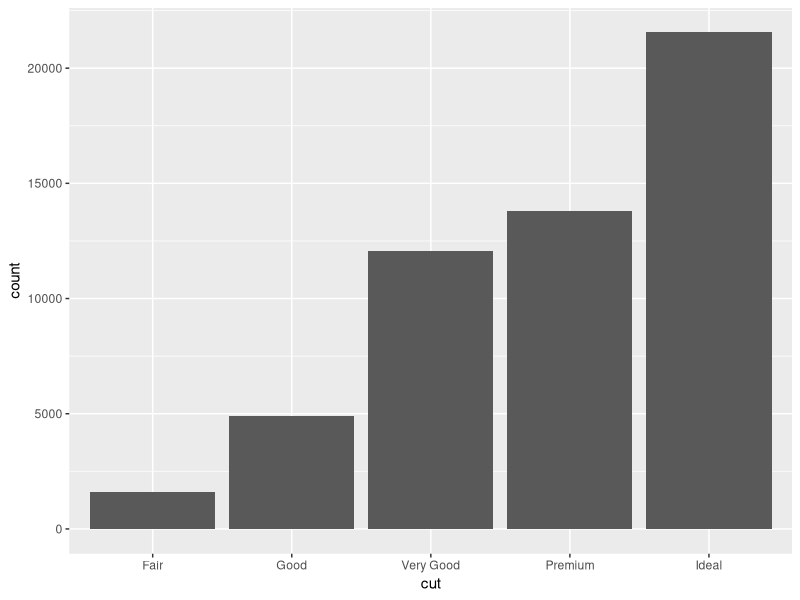
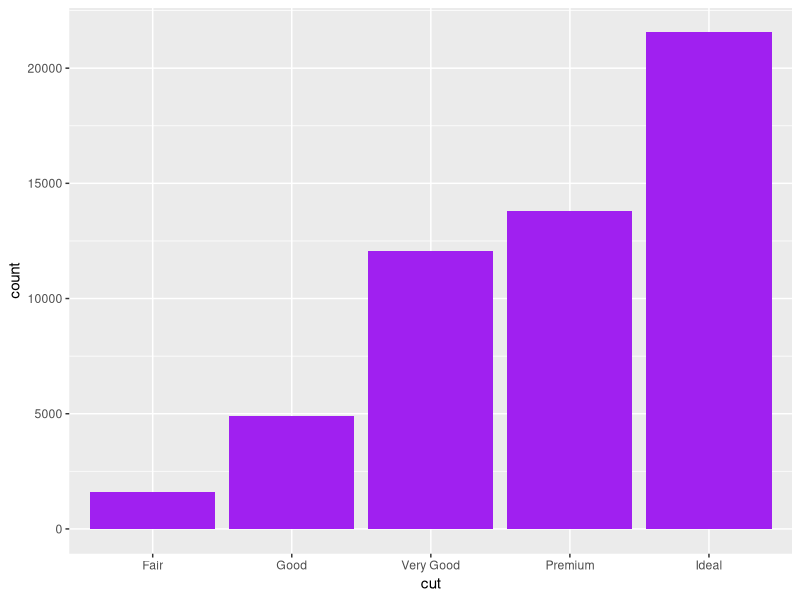
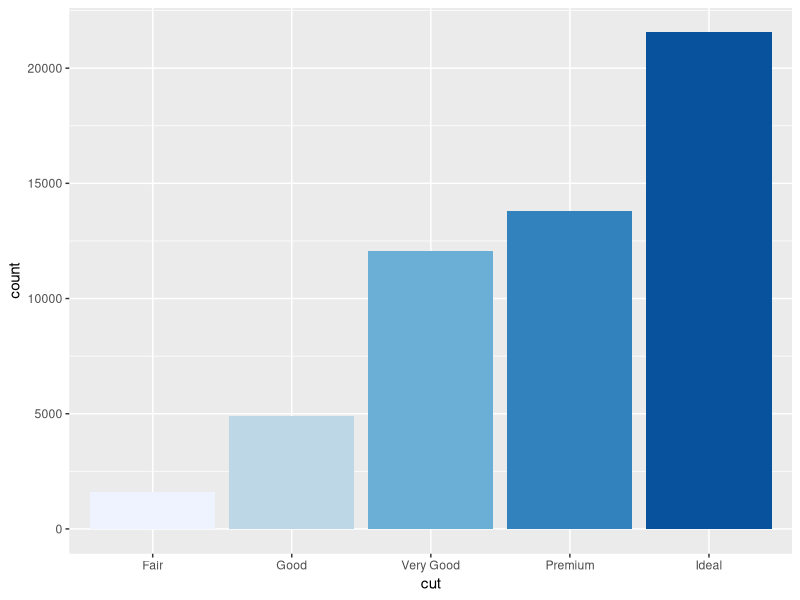
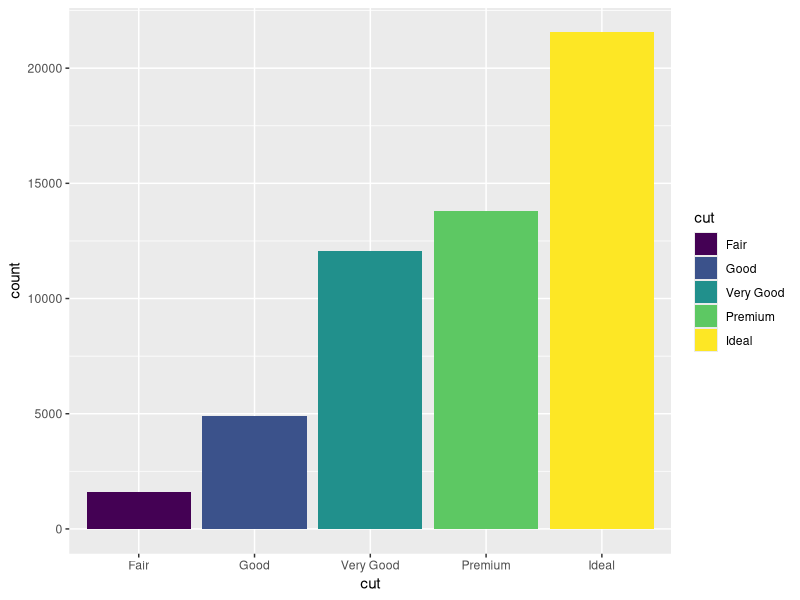
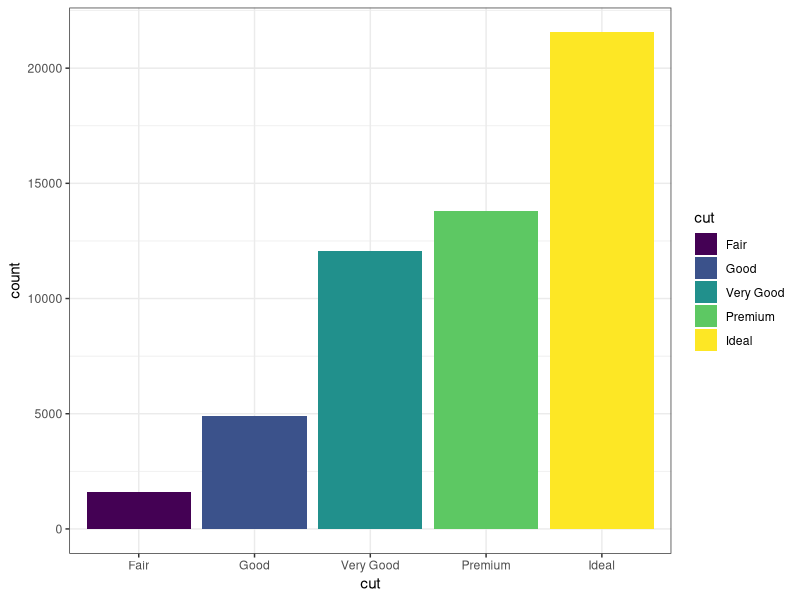
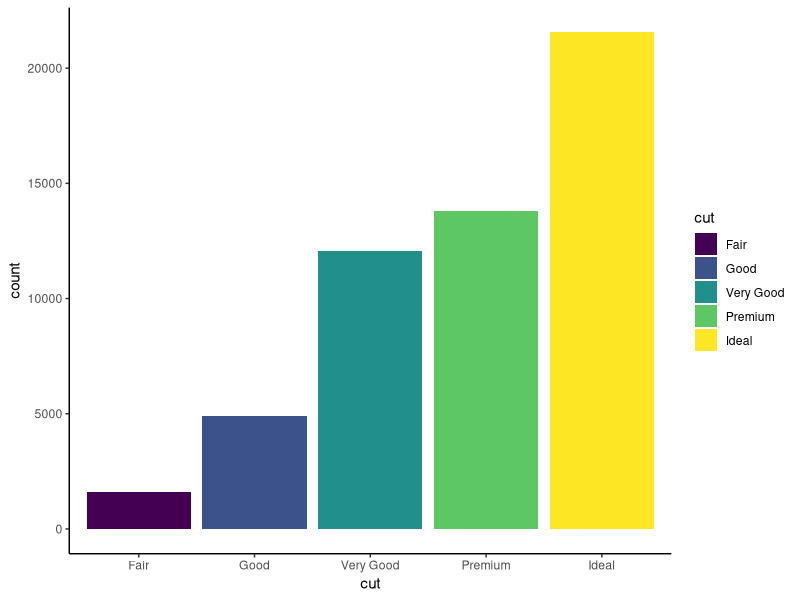
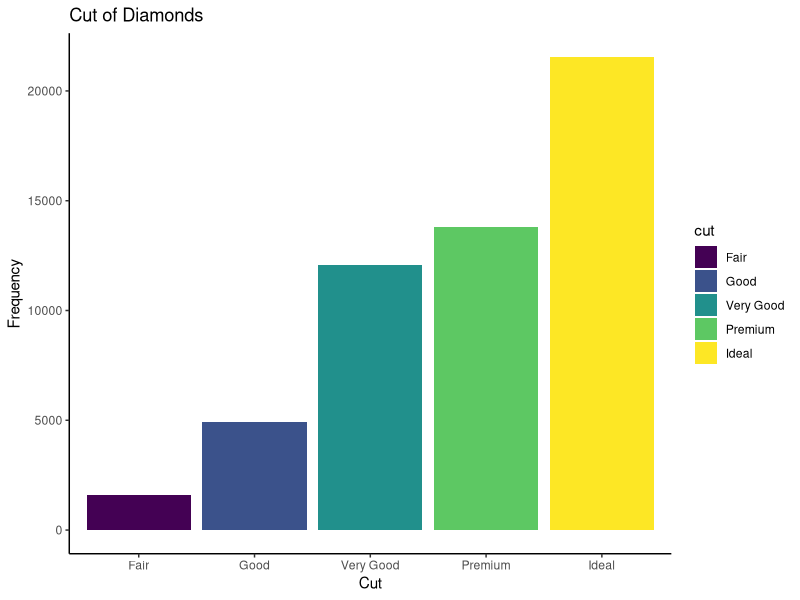
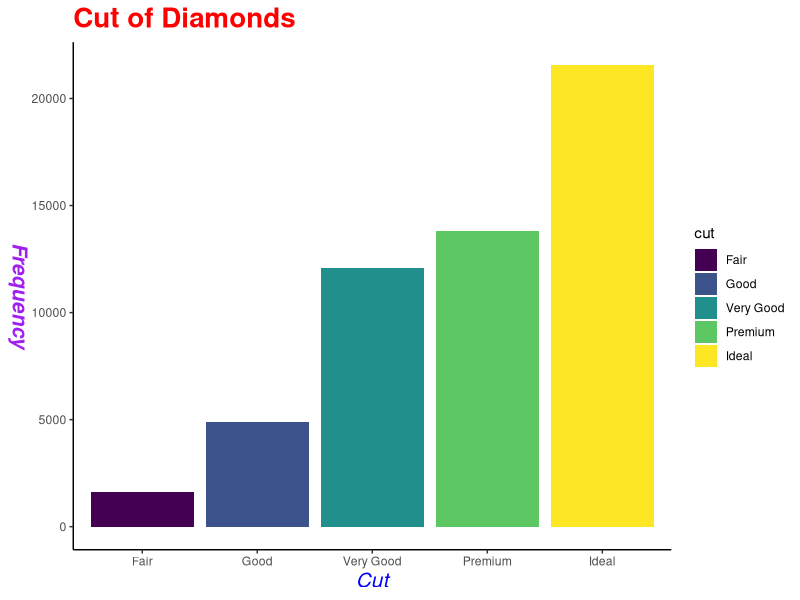

Write the R code that produced these figures, in order.
library(tidyverse)
library(RColorBrewer)


# 예제 데이터 : ggplot2::diamonds
# 질적 자료   : cut, color, clarity

# ggplot2 패키지를 이용한 막대그래프 작성하기
# ggplot2::ggplot(data = , mapping = aes(x = , y = )) +
# geom_bar()

# 기본 막대그래프
ggplot2::ggplot(data = diamonds, mapping = aes(x = cut)) +
  geom_bar()

# 모든 막대의 색깔을 purple로 지정하기
ggplot2::ggplot(data = diamonds, mapping = aes(x = cut)) +
  geom_bar(fill = "purple")

# RColorBrewer 패키지를 이용하여 막대의 색깔을 지정하기
ggplot2::ggplot(data = diamonds, mapping = aes(x = cut)) +
  geom_bar(fill = RColorBrewer::brewer.pal(n = 5, name = "Blues"))

# 막대의 색깔과 범례 나타내기
ggplot2::ggplot(data = diamonds, mapping = aes(x = cut, fill = cut)) +
  geom_bar()

# 막대그래프의 배경화면 변경하기1
ggplot2::ggplot(data = diamonds, mapping = aes(x = cut, fill = cut)) +
  geom_bar() +
  theme_bw()

# 막대그래프의 배경색 변경하기2
ggplot2::ggplot(data = diamonds, mapping = aes(x = cut, fill = cut)) +
  geom_bar() +
  theme_classic()

# 차트제목, x축제목, y축제목 넣기
ggplot2::ggplot(data = diamonds, mapping = aes(x = cut, fill = cut)) +
  geom_bar() +
  theme_classic() +
  labs(title = "Cut of Diamonds",
       x     = "Cut",
       y     = "Frequency")

# 차트제목, x축제목, y축제목의 글씨크기, 글씨색깔, 글씨폰트 변경하기
ggplot2::ggplot(data = diamonds, mapping = aes(x = cut, fill = cut)) +
  geom_bar() +
  theme_classic() +
  labs(title = "Cut of Diamonds",
       x     = "Cut",
       y     = "Frequency") +
  theme(plot.title = element_text(size = 20, color = "red", face = "bold"),
        axis.title.x = element_text(size = 15, color = "blue", face = "italic"),
        axis.title.y = element_text(size = 15, color = "purple", face = "bold.italic", angle = 270))